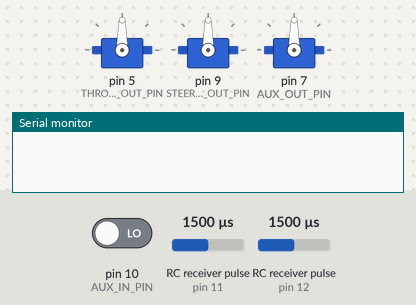
This sketch was run on a simulated Arduino Uno, built with avr-gcc and run on an emulated ATmega328P. Parts: 3 × servo, the last lines printed to the serial monitor. Wiring (inferred from the names in the program): 2 × RC receiver channel: data pin 11 / data pin 12. The inputs (shaded band) are chosen by the test bench; at power-on: RC receiver pulse (sensors on pin 11, pin 12) 1500 µs, pin 10 (AUX_IN_PIN) LOW.

Above: at 1.2 s.
1.3 s: RC receiver pulse (sensor on pin 11) set to 1020 µs
At 1.8 s:
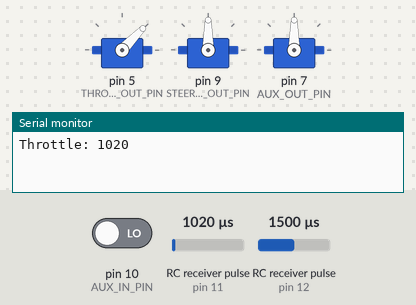
2.8 s: RC receiver pulse (sensor on pin 12) set to 1020 µs
At 4.0 s:
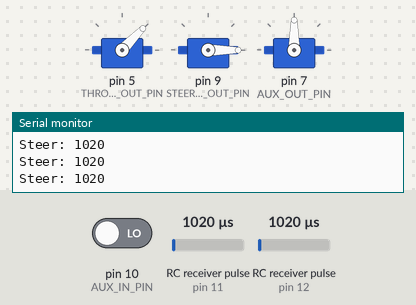
4.3 s: RC receiver pulse (sensor on pin 11) set to 1250 µs
At 5.3 s:
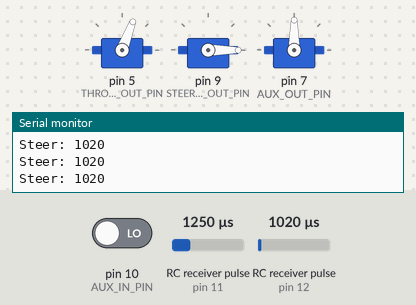
5.8 s: RC receiver pulse (sensor on pin 12) set to 1250 µs
At 6.5 s:
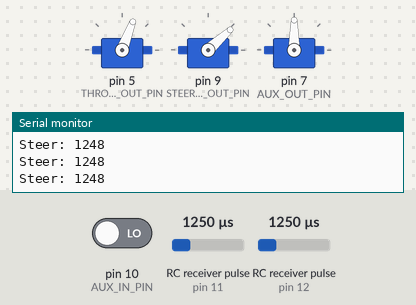
7.3 s: RC receiver pulse (sensor on pin 11) set to 1500 µs
At 8.5 s:
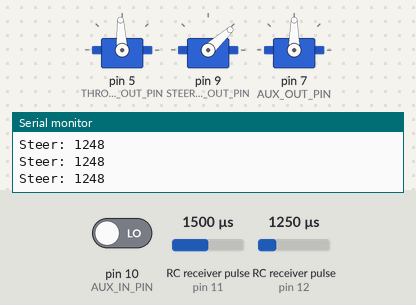
8.8 s: RC receiver pulse (sensor on pin 12) set to 1750 µs
At 10.0 s:
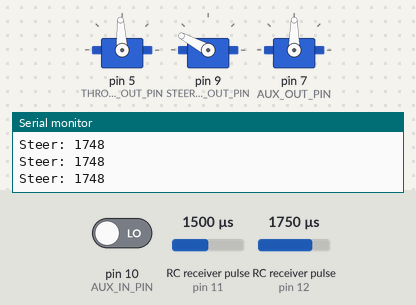
Timing chart, 0 to 11.3 s (numbered marks = the images above; inputs shaded):
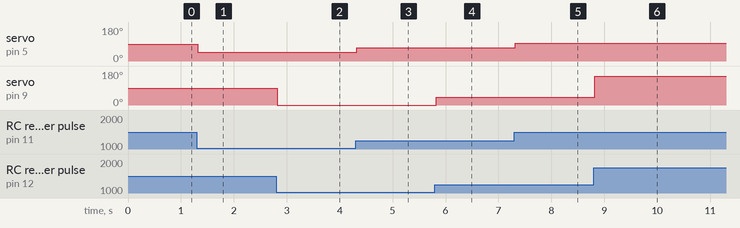

The sketch:

rcmulti.ino
```cpp
// Multi Channel Remote using Interrupts
// -Heavily- Based on code from rcarduino.blogspot.com

// include the pinchangeint library from RCArduino
#include <PinChangeInt.h>

// Arduino Servo library for output
#include <Servo.h>

// Assign your channels to pins
// I am using Arduino Mega
// check the site listed above for Uno etc
#define AUX_IN_PIN 10
#define THROTTLE_IN_PIN 11
#define STEERING_IN_PIN 12

// Assign your channel out pins
#define THROTTLE_OUT_PIN 5
#define AUX_OUT_PIN 7
#define STEERING_OUT_PIN 9

// Servo objects for output
Servo servoThrottle;
Servo servoSteering;
Servo servoAux;

// Bit flags for channel changes
#define THROTTLE_FLAG 1
#define STEERING_FLAG 2
#define AUX_FLAG 4

// Update flags defined above
volatile uint8_t bUpdateFlagsShared;

// shared variables updated by the ISR (Interrupt Service Routine)
volatile uint16_t unThrottleInShared;
volatile uint16_t unSteeringInShared;
volatile uint16_t unAuxInShared;

// Used to record the rising edge of a pulse
uint32_t ulThrottleStart;
uint32_t ulSteeringStart;
uint32_t ulAuxStart;

void setup()
{
  // Start serial output
  Serial.begin(115200);

  // Attach servo objects to pins
  servoThrottle.attach(THROTTLE_OUT_PIN);
  servoSteering.attach(STEERING_OUT_PIN);
  servoAux.attach(AUX_OUT_PIN);

  // using the PinChangeInt library, attach the interrupts
  // used to read the channels
  PCintPort::attachInterrupt(THROTTLE_IN_PIN, calcThrottle,CHANGE);
  PCintPort::attachInterrupt(STEERING_IN_PIN, calcSteering,CHANGE);
  PCintPort::attachInterrupt(AUX_IN_PIN, calcAux,CHANGE);
}

void loop()
{
  // Local copies of the channel inputs
  static uint16_t unThrottleIn;
  static uint16_t unSteeringIn;
  static uint16_t unAuxIn;

  // Local copy of update flags
  static uint8_t bUpdateFlags;

  // Check shared update flags
  if(bUpdateFlagsShared)
  {
    // turn interrupts off temporarily
    noInterrupts();

    // take a local copy of which channels were updated in case we need to use this in the rest of loop
    bUpdateFlags = bUpdateFlagsShared;

    // only copy when the flags tell us we can.
    if(bUpdateFlags & THROTTLE_FLAG)
    {
      unThrottleIn = unThrottleInShared;
    }

    if(bUpdateFlags & STEERING_FLAG)
    {
      unSteeringIn = unSteeringInShared;
    }

    if(bUpdateFlags & AUX_FLAG)
    {
      unAuxIn = unAuxInShared;
    }

    // clear shared copy of updated flags
    bUpdateFlagsShared = 0;

    // turn interrupts back on
    interrupts();

  }

  // Do processing here
  if(bUpdateFlags & THROTTLE_FLAG)
  {
    if(servoThrottle.readMicroseconds() != unThrottleIn)
    {
      servoThrottle.writeMicroseconds(unThrottleIn);
      Serial.println("Throttle: " + String(unThrottleIn));
    }
  }

  if(bUpdateFlags & STEERING_FLAG)
  {
    if(servoSteering.readMicroseconds() != unSteeringIn)
    {
      int steer = map(unSteeringIn, 1052,1876,0,180);
      servoSteering.write(steer);
      Serial.println("Steer: " + String(unSteeringIn));
    }
  }

  if(bUpdateFlags & AUX_FLAG)
  {
    if(servoAux.readMicroseconds() != unAuxIn)
    {
      servoAux.writeMicroseconds(unAuxIn);
      Serial.println("Aux: " + String(unAuxIn));
    }
  }

  // Clear flags
  bUpdateFlags = 0;
}


// simple interrupt service routine
void calcThrottle()
{
  // if the pin is high, its a rising edge of the signal pulse, so lets record its value
  if(digitalRead(THROTTLE_IN_PIN) == HIGH)
  {
    ulThrottleStart = micros();
  }
  else
  {
    // else it must be a falling edge, so lets get the time and subtract the time of the rising edge
    // this gives use the time between the rising and falling edges i.e. the pulse duration.
    unThrottleInShared = (uint16_t)(micros() - ulThrottleStart);
    // use set the throttle flag to indicate that a new throttle signal has been received
    bUpdateFlagsShared |= THROTTLE_FLAG;
  }
}

void calcSteering()
{
  if(digitalRead(STEERING_IN_PIN) == HIGH)
  {
    ulSteeringStart = micros();
  }
  else
  {
    unSteeringInShared = (uint16_t)(micros() - ulSteeringStart);
    bUpdateFlagsShared |= STEERING_FLAG;
  }
}

void calcAux()
{
  if(digitalRead(AUX_IN_PIN) == HIGH)
  {
    ulAuxStart = micros();
  }
  else
  {
    unAuxInShared = (uint16_t)(micros() - ulAuxStart);
    bUpdateFlagsShared |= AUX_FLAG;
  }
}
```

Measured:
- after the input at 1.3 s, servo on pin 5 (THROTTLE_OUT_PIN): 90° → 46° at once
- after the input at 2.8 s, servo on pin 9 (STEERING_OUT_PIN): 90° → 0° at once
- after the input at 4.3 s, servo on pin 5 (THROTTLE_OUT_PIN): 46° → 69° at once
- after the input at 5.8 s, servo on pin 9 (STEERING_OUT_PIN): 0° → 42° at once
- after the input at 7.3 s, servo on pin 5 (THROTTLE_OUT_PIN): 69° → 93° at once
- after the input at 8.8 s, servo on pin 9 (STEERING_OUT_PIN): 42° → 152° at once
